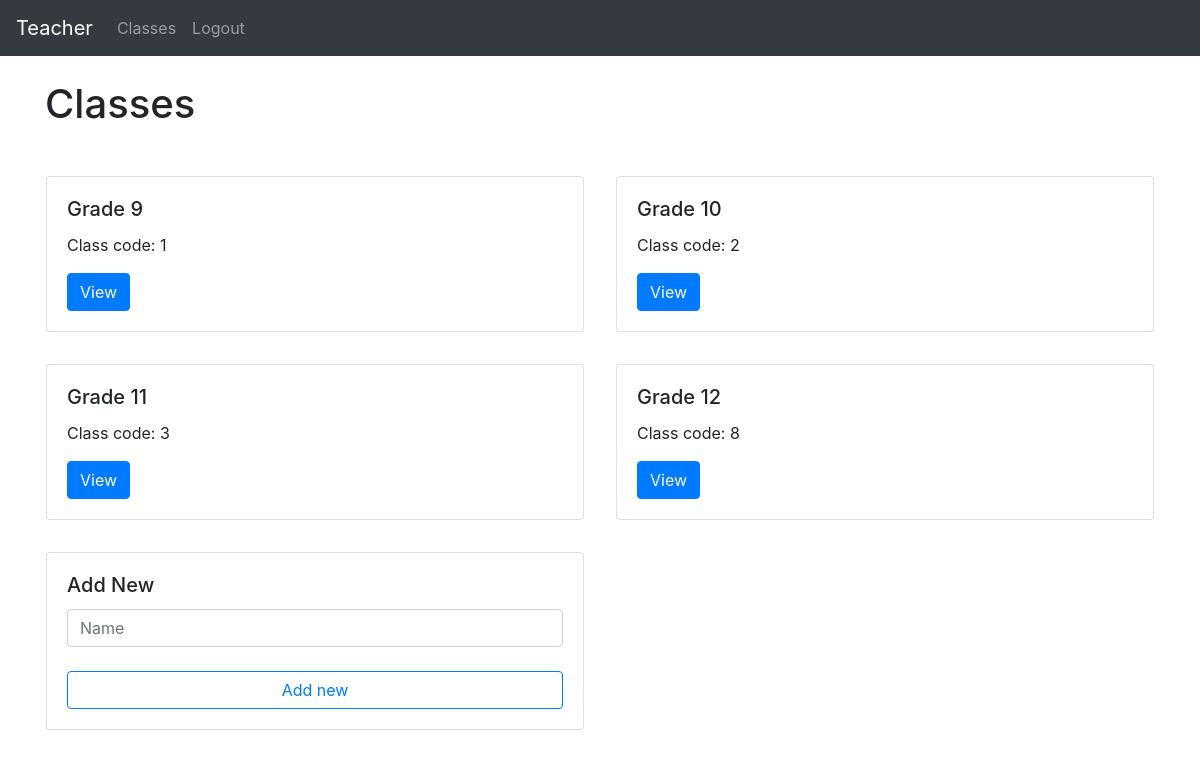
Page /teacher/ (signed in) on the committed database.
### website/models.py (models this page shows)
class User(db.Model, UserMixin):
    id = db.Column(db.Integer, primary_key=True)
    email = db.Column(db.String(150), unique=True)
    password = db.Column(db.String(150))
    first_name = db.Column(db.String(150))
    teacher_id = db.relationship('Teacher', uselist=False, backref="user")
    student_id = db.relationship('Student', uselist=False, backref="user")

class Group(db.Model):
    id = db.Column(db.Integer, primary_key=True)
    name = db.Column(db.String(150))
    teacher_id = db.Column(db.Integer, db.ForeignKey('teacher.id'))
    student_ids = db.relationship('Student')
    topic_ids = db.relationship('Topic')

### website/teacher/teacher_views.py (the view)
@views.route('/', methods=['GET', 'POST'])
@login_required
def groups():
    if request.method == 'POST':
        if request.form['button'] == "add_new":
            name = request.form.get('name')
            if len(name) < 1:
                flash('Name is too short!', category='error')
            else:
                new_group = Group(name=name, teacher_id=current_user.teacher_id.id)
                db.session.add(new_group)
                db.session.commit()
                flash('Note added!', category='success')
            return render_template("teacher/groups.html", user=current_user)
        else:
            return redirect(url_for('teacher_views.group_detail', group_id=request.form['button']))
    elif request.method == 'GET':
        return render_template("teacher/groups.html", user=current_user)

### website/templates/teacher/groups.html
{% extends "base.html" %} {% block title %}Classes{% endblock %}
{% block content %}
<br>
<h1>Classes</h1>
<br>
<div class="row row-cols-1 row-cols-md-2 g-4">
  {% for group in user.teacher_id.group_ids %}
    <form method="POST">
        <div class="col p-3">
          <div class="card">
            <div class="card-body">
              <h5 class="card-title">{{ group.name }}</h5>
              <p>Class code: {{ group.id }}</p>
              <button class="btn btn-primary" name="button" value="{{ group.id }}">View</button>
            </div>
          </div>
        </div>
    </form>
    {% endfor %}
    <form method="POST">
          <div class="col p-3">
              <div class="card">
                <div class="card-body">
                  <h5 class="card-title">Add New</h5>
                  <input type="text" class="form-control" name="name" id="name" placeholder="Name">
                  <br>
                  <button type="submit" class="btn btn-outline-primary btn-block" name="button" value="add_new">Add new</button>
                </div>
              </div>
        </div>
    </form>
  </div>
{% endblock %}

### website/templates/base.html (shortened to what this page needs)
<!DOCTYPE html>
<html>
  <head>
    <link
      rel="stylesheet"
      href="https://stackpath.bootstrapcdn.com/bootstrap/4.4.1/css/bootstrap.min.css"
    />
    <link
      rel="stylesheet"
      href="https://stackpath.bootstrapcdn.com/font-awesome/4.7.0/css/font-awesome.min.css"
    />
  </head>
  <body>
    <nav class="navbar navbar-expand-lg navbar-dark bg-dark justify-content-between">
      <div>
      <div class="collapse navbar-collapse" id="navbar">
        <div class="navbar-nav">
            {% if user.is_authenticated %}
            <a class="navbar-brand" id="page" href='#'>{{ user.first_name }}</a>
            {% if user.teacher_id %}
            <a class="nav-item nav-link" id="page" href="/teacher/">Classes</a>
            {% elif user.student_id %}
            <a class="nav-item nav-link" id="page" href="/student/dash">Dashboard</a>
            {% endif %}
            <a class="nav-item nav-link ml-auto align-left" id="logout" href="/logout">Logout</a>
            {% else %}
            <a class="nav-item nav-link" id="login" href="/login">Login</a>
            <a class="nav-item nav-link" id="signUp" href="/sign-up">Sign Up</a>
            {% endif%}
        </div>
      </div>
    </div>
    </nav>
    <div class="container">{% block content %} {% endblock %}</div>
  </body>
</html>

### rows in the picture
User: first_name "Teacher"
Group: name "Grade 9", id "1"
Group: name "Grade 10", id "2"
Group: name "Grade 11", id "3"
Group: name "Grade 12", id "8"
